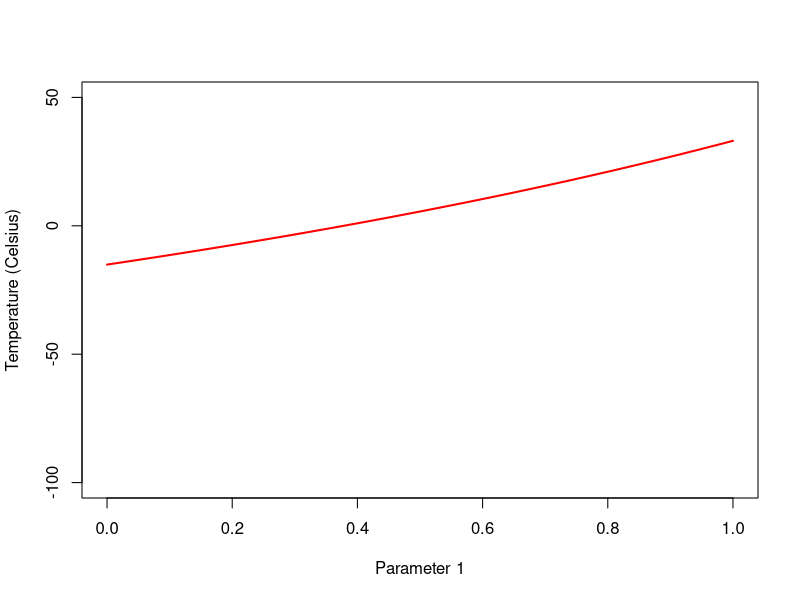
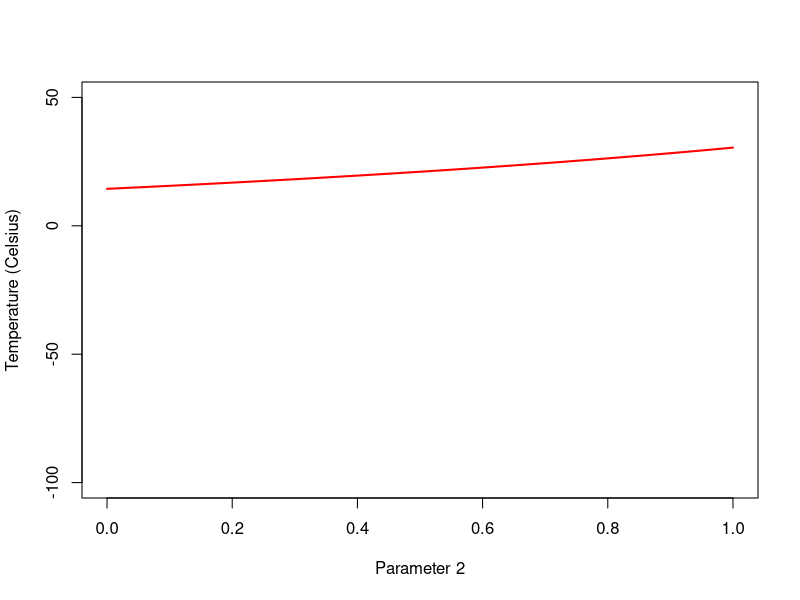
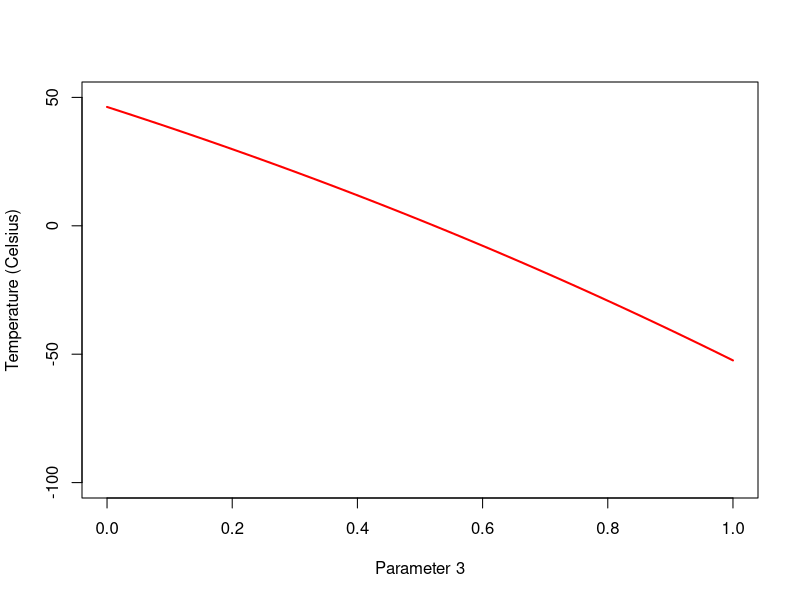
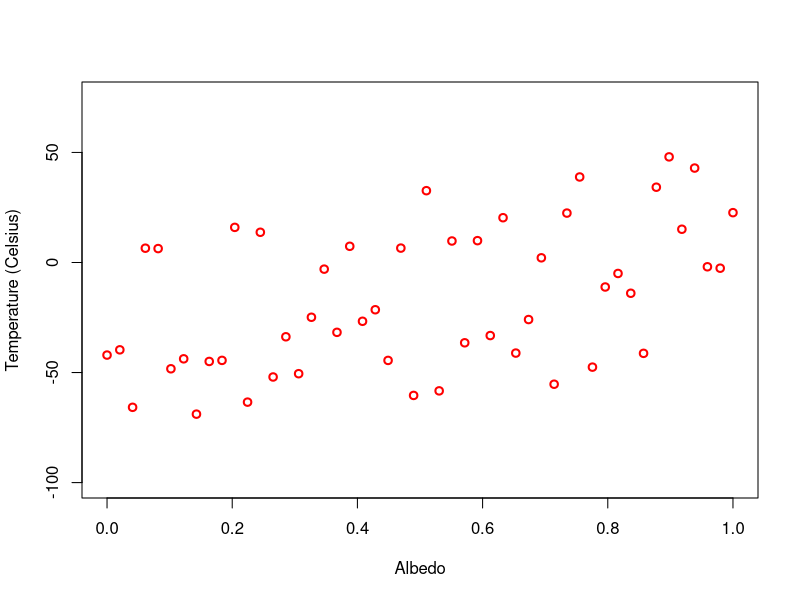

Reproduce these figures in R, in order.
## ---- chunk 1
# Constant values that you probably shouldn't vary
# (at least without breaking physics or making the model for a different planet)
sigma <- 5.67 * 10^(-8) #W/m^2/K^4 or J/s/m^2/K^4
C_surf <- 1.176 * 10^(10) #J/K
C_atm <- 1.4 * 10^7 #J/K

# Parameters that you may want to vary
R_sun <- 342 #W/m^2 or J/s/m^2
alpha <- 0.3 #fraction
epsilon1 <- 0.8 #fraction
epsilon2 <- 0.5 #fraction
C_atm1 <- 0.5 * C_atm #J/K
C_atm2 <- 0.5 * C_atm #J/K
T_surf_0 <- 5 #C
T_atm1_0 <- -20 #C
T_atm2_0 <- -20 #C
## ---- chunk 2
# Parmater 1
# NAME OF PARAMETER: epsilon1
# LOCAL OR GLOBAL: GLOBAL
p1_min <- 0
p1_max <- 1
  
# Parmater 2
# NAME OF PARAMETER: epsilon2
# LOCAL OR GLOBAL: GLOBAL
p2_min <- 0
p2_max <- 1
  
# Parmater 3
# NAME OF PARAMETER: alpha
# LOCAL OR GLOBAL: GLOBAL
p3_min <- 0
p3_max <- 1
## ---- chunk 3
# Number of values to probe within each parameter
# (the same for all three parameters)
N_samples <- 50

# Define your parameter samples
p1_samples <- seq(p1_min, p1_max, length.out = N_samples)
p2_samples <- seq(p2_min, p2_max, length.out = N_samples)
p3_samples <- seq(p3_min, p3_max, length.out = N_samples)
## ---- chunk 4
# THINGS YOU DON'T NEED TO CHANGE

# Set up a sequence of times to calculate the temperatures. Since the temperature 
# of the Earth changes slowly, increment the times by weeks instead of seconds.
num_steps <- 10000
times_weeks <- seq(num_steps)

# Since the units for the rates of change are J/s and K/s, we
# need to express convert weeks to seconds for the calculations.
times <- times_weeks * 60*60*24*7
 
# Create dummy lists to store the temperatures over time.   
Ts_surf <- matrix(0,1,num_steps)
Ts_atm1 <- matrix(0,1,num_steps)
Ts_atm2 <- matrix(0,1,num_steps)

# Define a function to calculate the rates of change of the different
# temperatures in terms of the parameters and current temperatures.
change_rates <- function(T_surf, T_atm1, T_atm2, C_surf, C_atm1, C_atm2,
                         R_sun, alpha, sigma, epsilon1, epsilon2){

   A_surf <- (1-alpha)*R_sun + epsilon1*sigma*T_atm1^4 
                             + epsilon2*(1-epsilon1)*sigma*T_atm2^4
   R_surf <- sigma*T_surf^4
   
   A_atm1 <- epsilon1*sigma*T_surf^4 + epsilon2*epsilon1*sigma*T_atm2^4
   R_atm1 <- 2*epsilon1*sigma*T_atm1^4
   
   A_atm2 <- epsilon2*(1-epsilon1)*sigma*T_surf^4 + epsilon2*epsilon1*sigma*T_atm1^4
   R_atm2 <- 2*epsilon2*sigma*T_atm2^4
   
   T_dot_surf <- (A_surf - R_surf) / C_surf
   T_dot_atm1 <- (A_atm1 - R_atm1) / C_atm1
   T_dot_atm2 <- (A_atm2 - R_atm2) / C_atm2
  
   return( c(T_dot_surf, T_dot_atm1, T_dot_atm2) )
}

# Create dummy lists to hold the final output temperatures
p1_Tsurf_finals <- matrix(0,1,N_samples)
p2_Tsurf_finals <- matrix(0,1,N_samples)
p3_Tsurf_finals <- matrix(0,1,N_samples)


# THINGS YOU MAY NEED TO CHANGE FOR PARAMETER 1:

# Iterate over all the samples for this parameter
for (ii in 1:N_samples){
  # Insert the initial temperatures into the storage lists.
  Ts_surf[1] <- T_surf_0
  Ts_atm1[1] <- T_atm1_0
  Ts_atm2[1] <- T_atm2_0
  
  # Iteratively fill in the temperatures in the storage lists.
  for(t in 2:num_steps){
        
    # Calculate the time step.
    delta <- times[t] - times[t-1] 
  
    # Convert the previous temperatures from Celsius to Kelvin.
    T_surf_K <- Ts_surf[t-1] + 273
    T_atm1_K <- Ts_atm1[t-1] + 273
    T_atm2_K <- Ts_atm2[t-1] + 273
  
    # Input the previous temperatures into the change_rates function.
    # THINK CAREFULLY HERE...
    rates <- change_rates(T_surf_K, T_atm1_K, T_atm2_K, C_surf, 
                        C_atm1, C_atm2, R_sun, alpha, 
                        sigma, p1_samples[ii], epsilon2)
  
    # Calculate the current temperatures using the previous temperatures, 
    # time step, and rates of change.
    Ts_surf[t] <- Ts_surf[t-1] + delta * rates[1]
    Ts_atm1[t] <- Ts_atm1[t-1] + delta * rates[2]
    Ts_atm2[t] <- Ts_atm2[t-1] + delta * rates[3]
  }
  
  # Extract the final temperature for the Earth and store it in the list
  p1_Tsurf_finals[ii] <- Ts_surf[num_steps]
}

# THINGS YOU MAY NEED TO CHANGE FOR PARAMETER 2:

# Iterate over all the samples for this parameter
for (ii in 1:N_samples){
  # Insert the initial temperatures into the storage lists.
  Ts_surf[1] <- T_surf_0
  Ts_atm1[1] <- T_atm1_0
  Ts_atm2[1] <- T_atm2_0
  
  # Iteratively fill in the temperatures in the storage lists.
  for(t in 2:num_steps){
        
    # Calculate the time step.
    delta <- times[t] - times[t-1] 
  
    # Convert the previous temperatures from Celsius to Kelvin.
    T_surf_K <- Ts_surf[t-1] + 273
    T_atm1_K <- Ts_atm1[t-1] + 273
    T_atm2_K <- Ts_atm2[t-1] + 273
  
    # Input the previous temperatures into the change_rates function.
    # THINK CAREFULLY HERE...
    rates <- change_rates(T_surf_K, T_atm1_K, T_atm2_K, C_surf, 
                        C_atm1, C_atm2, R_sun, alpha, 
                        sigma, epsilon1, p2_samples[ii])
  
    # Calculate the current temperatures using the previous temperatures, 
    # time step, and rates of change.
    Ts_surf[t] <- Ts_surf[t-1] + delta * rates[1]
    Ts_atm1[t] <- Ts_atm1[t-1] + delta * rates[2]
    Ts_atm2[t] <- Ts_atm2[t-1] + delta * rates[3]
  }
  
  # Extract the final temperature for the Earth and store it in the list
  p2_Tsurf_finals[ii] <- Ts_surf[num_steps]
}

# THINGS YOU MAY NEED TO CHANGE FOR PARAMETER 3:

# Iterate over all the samples for this parameter
for (ii in 1:N_samples){
  # Insert the initial temperatures into the storage lists.
  Ts_surf[1] <- T_surf_0
  Ts_atm1[1] <- T_atm1_0
  Ts_atm2[1] <- T_atm2_0
  
  # Iteratively fill in the temperatures in the storage lists.
  for(t in 2:num_steps){
        
    # Calculate the time step.
    delta <- times[t] - times[t-1] 
  
    # Convert the previous temperatures from Celsius to Kelvin.
    T_surf_K <- Ts_surf[t-1] + 273
    T_atm1_K <- Ts_atm1[t-1] + 273
    T_atm2_K <- Ts_atm2[t-1] + 273
  
    # Input the previous temperatures into the change_rates function.
    # THINK CAREFULLY HERE...
    rates <- change_rates(T_surf_K, T_atm1_K, T_atm2_K, C_surf, 
                        C_atm1, C_atm2, R_sun, p3_samples[ii], 
                        sigma, epsilon1, epsilon2)
  
    # Calculate the current temperatures using the previous temperatures, 
    # time step, and rates of change.
    Ts_surf[t] <- Ts_surf[t-1] + delta * rates[1]
    Ts_atm1[t] <- Ts_atm1[t-1] + delta * rates[2]
    Ts_atm2[t] <- Ts_atm2[t-1] + delta * rates[3]
  }
  
  # Extract the final temperature for the Earth and store it in the list
  p3_Tsurf_finals[ii] <- Ts_surf[num_steps]
}

# Now lets plot the results!
# Make sure you update "xlab" to a proper desciptor for that parameter (with units!)
# You may need to update the "ylim" parameter to change the range plotted in the y-axis
## ---- chunk 5
# Parameter 1:
plot(p1_samples,p1_Tsurf_finals,type="l",ylim=c(-100,50),col="red",lwd=2,
     xlab="Parameter 1",ylab="Temperature (Celsius)")
## ---- chunk 6
# Parameter 2:
plot(p2_samples,p2_Tsurf_finals,type="l",ylim=c(-100,50),col="red",lwd=2,
     xlab="Parameter 2",ylab="Temperature (Celsius)")
## ---- chunk 7
# Parameter 3:
plot(p3_samples,p3_Tsurf_finals,type="l",ylim=c(-100,50),col="red",lwd=2,
     xlab="Parameter 3",ylab="Temperature (Celsius)")
## ---- chunk 8
# Create dummy lists to hold the final output temperatures
pAll_Tsurf_finals <- matrix(0,1,N_samples)

# YOU MAY NEED TO CHANGE THINGS FROM HERE DOWN

# Iterate over all the samples for this parameter
for (ii in 1:N_samples){
  # Insert the initial temperatures into the storage lists.
  Ts_surf[1] <- T_surf_0
  Ts_atm1[1] <- T_atm1_0
  Ts_atm2[1] <- T_atm2_0
  
  # Randomly select a value for each of the other two parameters
  # For R experts: one can just use the "sample" function to get a random value, 
  # but make sure you set replace=True!
  p2_rand_position <- floor(runif(1, min=1, max=N_samples))
  p3_rand_position <- floor(runif(1, min=1, max=N_samples))
  p2_rand_value <- p2_samples[p2_rand_position]
  p3_rand_value <- p3_samples[p3_rand_position]
  
  # Iteratively fill in the temperatures in the storage lists.
  for(t in 2:num_steps){
        
    # Calculate the time step.
    delta <- times[t] - times[t-1] 
  
    # Convert the previous temperatures from Celsius to Kelvin.
    T_surf_K <- Ts_surf[t-1] + 273
    T_atm1_K <- Ts_atm1[t-1] + 273
    T_atm2_K <- Ts_atm2[t-1] + 273
  
    # Input the previous temperatures into the change_rates function.
    # THINK CAREFULLY HERE...
    rates <- change_rates(T_surf_K, T_atm1_K, T_atm2_K, C_surf, 
                        C_atm1, C_atm2, R_sun, p3_rand_value, 
                        sigma, p1_samples[ii], p2_rand_value)
  
    # Calculate the current temperatures using the previous temperatures, 
    # time step, and rates of change.
    Ts_surf[t] <- Ts_surf[t-1] + delta * rates[1]
    Ts_atm1[t] <- Ts_atm1[t-1] + delta * rates[2]
    Ts_atm2[t] <- Ts_atm2[t-1] + delta * rates[3]
  }
  
  # Extract the final temperature for the Earth and store it in the list
  pAll_Tsurf_finals[ii] <- Ts_surf[num_steps]
}

## ---- chunk 9
# Now lets plot the results!
# Make sure you update "xlab" to a proper desciptor for that parameter (with units!)
plot(p1_samples,pAll_Tsurf_finals,type="p",ylim=c(-100,75),col="red",lwd=2,
     xlab="Albedo",ylab="Temperature (Celsius)")
